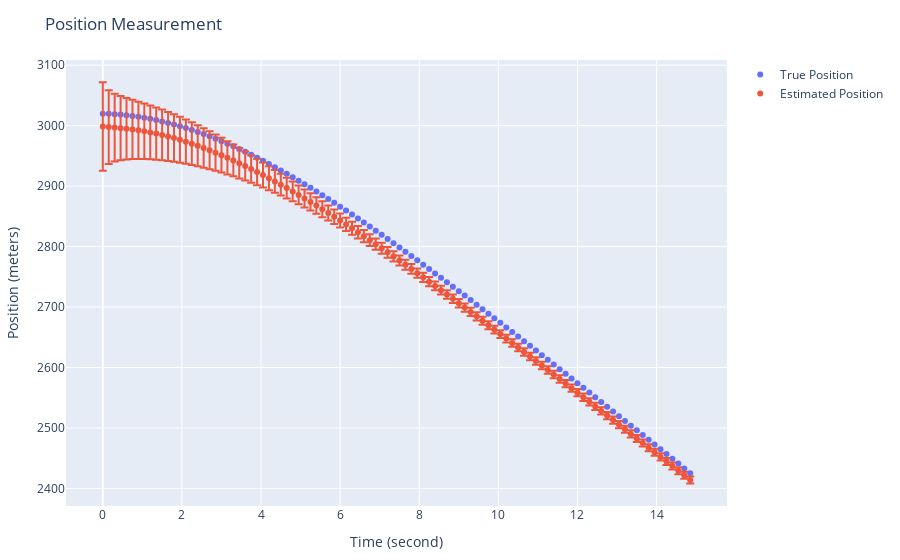

The notebook cell saved with this chart:
### Code cell
plot(
    [
        # True position
        scatter(
            mode="markers",
            x=time_axis_sec,
            y=[tr_st[1] for tr_st in true_state_fcn_time],
            name="True Position"
        ),
        # Estimated position
        scatter(
            mode="markers",
            x=time_axis_sec,
            y=[s.state[1] for s in states_fcn_time],
            error_y=attr(
                type="data",
                array=[sqrt(s.cov[1, 1]) for s in states_fcn_time]
            ),
            name="Estimated Position"
        )
    ],
    Layout(
        title="Position Measurement",
        xaxis_title="Time (second)",
        yaxis_title="Position (meters)",
        legend_title="Legend Title",
    ),
    config=PlotConfig(scrollZoom=true)
)
